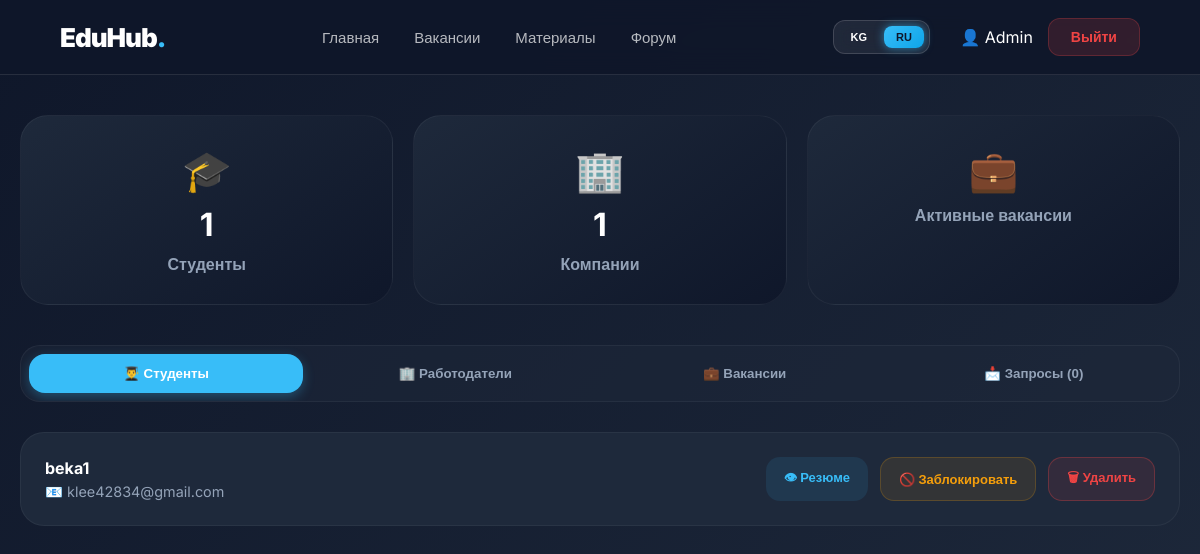
Page /ru/Dashboard/control/ (signed in) on the committed database.
### users/models.py (models this page shows, shortened)
class CustomUser(AbstractUser):
    ROLE_CHOICES = (
        ('student', 'Студент'),
        ('employer', 'Работадатель'),
    )
    role = models.CharField(
        max_length=20,
        choices=ROLE_CHOICES,
        null=True,
        blank=True
    )
    university = models.CharField(max_length=255, blank=True, null=True)
    phone = models.CharField(max_length=20, blank=True, null=True)
    profile_picture = models.ImageField(upload_to='profile_pics/', blank=True, null=True)
    is_verified = models.BooleanField(default=False)
    is_blocked = models.BooleanField(default=False)
    verification_data = models.TextField(blank=True, null=True, verbose_name="Маалыматтар (ИНН/Компания)")

### Dashboard/views.py (the view)
# urls.py: path('control/', views.admin_control, name='admin_control'),
@user_passes_test(lambda u: u.is_superuser)
def admin_control(request):
    context = {
        'total_students': CustomUser.objects.filter(role='student').count(),
        'total_employers': CustomUser.objects.filter(role='employer', is_verified=True).count(),
        'total_jobs': Job.objects.count(),
        'students': CustomUser.objects.filter(role='student'),
        'employers': CustomUser.objects.filter(role='employer', is_verified=True),
        'all_jobs': Job.objects.all().order_by('-created_at'),
        'pending_users': CustomUser.objects.filter(is_verified=False, role='employer'),
    }
    return render(request, 'Dashboard/admin_control.html', context)

### templates/Dashboard/admin_control.html (shortened to what this page needs)
{% extends 'base.html' %}
{% load i18n %}
{% block content %}
<div class="admin-container">
    <div class="stats-grid">
        <div class="stat-card">
            <span style="font-size: 2.5rem;">🎓</span>
            <h3 style="color: white; font-size: 2rem; margin: 10px 0;">{{ total_students }}</h3>
            <p style="color: #94a3b8; font-weight: 600;">{% trans "Студенты" %}</p>
        </div>
        <div class="stat-card">
            <span style="font-size: 2.5rem;">🏢</span>
            <h3 style="color: white; font-size: 2rem; margin: 10px 0;">{{ total_employers }}</h3>
            <p style="color: #94a3b8; font-weight: 600;">{% trans "Компании" %}</p>
        </div>
        <div class="stat-card">
            <span style="font-size: 2.5rem;">💼</span>
            <p style="color: #94a3b8; font-weight: 600;">{% trans "Активные вакансии" %}</p>
        </div>
    </div>
    <div class="tabs-nav">
        <button class="tab-btn active" onclick="openTab(event, 'students_tab')">👨‍🎓 {% trans "Студенты" %}</button>
        <button class="tab-btn" onclick="openTab(event, 'employers_tab')">🏢 {% trans "Работодатели" %}</button>
        <button class="tab-btn" onclick="openTab(event, 'jobs_tab')">💼 {% trans "Вакансии" %}</button>
        <button class="tab-btn" onclick="openTab(event, 'requests_tab')">📩 {% trans "Запросы" %} ({{ pending_users.count|default:0 }})</button>
    </div>
    <div id="students_tab" class="tab-content active">
        {% for student in students %}
            <div class="glass-card">
                <div>
                    <h4 style="color: white; margin: 0;">{{ student.username }} {% if student.is_blocked %}<span style="color: #ef4444; font-size: 12px;">(🚫 {% trans "Заблокирован" %})</span>{% endif %}</h4>
                    <p style="color: #94a3b8; font-size: 0.9rem; margin-top: 5px;">📧 {{ student.email }}</p>
                </div>
                <div class="btn-group">
                    {% if student.resume %}
                        <a href="{% url 'view_student_resume' student.resume.id %}" class="btn-action btn-view">👁 {% trans "Резюме" %}</a>
                    {% endif %}
                    <a href="{% url 'toggle_user_block' student.id %}" class="btn-action {% if student.is_blocked %}btn-unblock{% else %}btn-block{% endif %}">
                        {% if student.is_blocked %}✅ {% trans "Разблокировать" %}{% else %}🚫 {% trans "Заблокировать" %}{% endif %}
                    </a>
                    <button onclick="handleAction('delete', 'delete-user-{{ student.id }}')" class="btn-action btn-delete">🗑 {% trans "Удалить" %}</button>
                </div>
            </div>
        {% endfor %}
    </div>
</div>
{% endblock %}

### templates/base.html (shortened to what this page needs)
    <!DOCTYPE html>
    <html lang="ru">
    <head>
    </head>
    <body>
    {% load i18n %}
    <nav class="navbar">
        <div style="display: flex; align-items: center; gap: 20px;">
            <a href="/" class="logo">EduHub<span>.</span></a>
        </div>
        <div class="nav-links">
            <a href="{% url 'home' %}">{% trans "Главная" %}</a>
            <a href="{% url 'vacancy_list' %}">{% trans "Вакансии" %}</a>
            <a href="{% url 'material_list' %}">{% trans "Материалы" %}</a>
            <a href="{% url 'question_list' %}">{% trans "Форум" %}</a>
        </div>
       <div class="user-area">
         <div class="language-switcher">
    <form action="{% url 'set_language' %}" method="post" style="display: flex; gap: 5px; margin: 0;">
        {% get_current_language as LANGUAGE_CODE %}
        <button type="submit" name="language" value="ky"
            class="lang-btn {% if LANGUAGE_CODE == 'ky' %}active{% endif %}">
            KG
        </button>
        <button type="submit" name="language" value="ru"
            class="lang-btn {% if LANGUAGE_CODE == 'ru' %}active{% endif %}">
            RU
        </button>
    </form>
</div>
    {% if user.is_authenticated %}
          <a href="{% url 'profile' %}" style="text-decoration: none; color: white; margin-left: 15px;">
               👤 {{ user.username }}
            </a>
            <form action="{% url 'logout' %}" method="post" style="display: inline;">
                <button class="btn btn-logout">{% trans "Выйти" %}</button>
            </form>
        {% else %}
            <a class="btn btn-login" href="{% url 'login' %}">{% trans "Вход" %}</a>
            <a class="btn btn-post" href="{% url 'register' %}">{% trans "Регистрация" %}</a>
        {% endif %}
    </div>
    </nav>
        {% get_current_language as LANGUAGE_CODE %}
        {% block content %}
        {% endblock %}
    </body>
    </html>

### templates/Dashboard/admin_control.html (style rules this page uses)
.admin-container { max-width: 1200px; margin: 0 auto; padding: 40px 20px; font-family: 'Inter', sans-serif; }
.stats-grid { display: grid; grid-template-columns: repeat(auto-fit, minmax(280px, 1fr)); gap: 20px; margin-bottom: 40px; }
.stat-card { background: linear-gradient(145deg, #1e293b, #0f172a); padding: 30px; border-radius: 28px; text-align: center; border: 1px solid rgba(255, 255, 255, 0.05); transition: 0.4s cubic-bezier(0.4, 0, 0.2, 1); }
.tabs-nav { display: flex; gap: 15px; margin: 30px 0; background: rgba(30, 41, 59, 0.5); padding: 8px; border-radius: 20px; border: 1px solid rgba(255, 255, 255, 0.05); overflow-x: auto; }
.tab-btn { background: none; border: none; color: #94a3b8; padding: 12px 24px; cursor: pointer; font-weight: 700; transition: 0.3s; border-radius: 16px; flex: 1; white-space: nowrap; }
.tab-btn.active { color: white; background: #38bdf8; box-shadow: 0 4px 12px rgba(56, 189, 248, 0.3); }
.glass-card { background: #1e293b; padding: 24px; border-radius: 24px; margin-bottom: 16px; display: flex; justify-content: space-between; align-items: center; border: 1px solid rgba(255, 255, 255, 0.05); transition: 0.3s; }
.btn-group { display: flex; gap: 12px; flex-wrap: wrap; }
.btn-action { padding: 10px 18px; border-radius: 14px; font-weight: 700; font-size: 13px; text-decoration: none; display: flex; align-items: center; gap: 8px; transition: 0.2s; cursor: pointer; border: none; }
.btn-view { background: rgba(56, 189, 248, 0.1); color: #38bdf8; }
.btn-block { background: rgba(245, 158, 11, 0.1); color: #f59e0b; border: 1px solid rgba(245, 158, 11, 0.2); }
.btn-delete { background: rgba(239, 68, 68, 0.1); color: #ef4444; border: 1px solid rgba(239, 68, 68, 0.3); }
.tab-content { display: none; animation: fadeIn 0.4s ease-out; }
.tab-content.active { display: block; }

### rows in the picture
CustomUser: username "Admin"
CustomUser: username "beka1", email "klee42834@gmail.com"

### other values in the picture
{{ total_students }} "1"
{{ total_employers }} "1"
{{ pending_users.count|default:0 }} "0"
